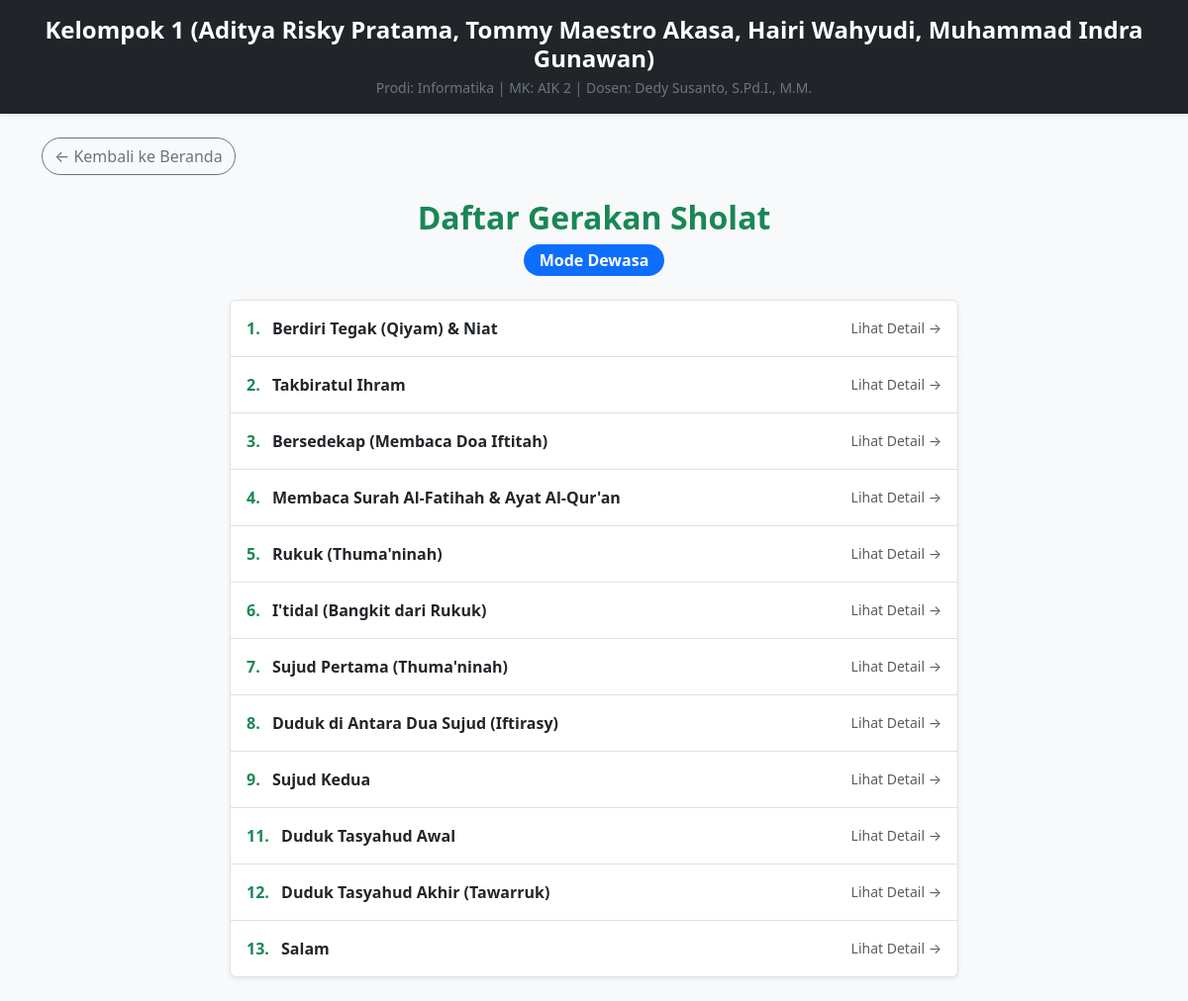
The page /daftar_gerakan.php on the database its author committed.
### tables this page shows
CREATE TABLE `kelompok` (
  `id` int(11) NOT NULL,
  `nama_kelompok` varchar(100) NOT NULL,
  `prodi` varchar(100) NOT NULL,
  `mata_kuliah` varchar(100) NOT NULL,
  `dosen` varchar(100) NOT NULL
);

CREATE TABLE `kategori` (
  `id` int(11) NOT NULL,
  `nama` varchar(50) NOT NULL
);

CREATE TABLE `gerakan` (
  `id` int(11) NOT NULL,
  `id_kategori` int(11) NOT NULL,
  `nama` varchar(100) NOT NULL,
  `urutan` smallint(6) NOT NULL,
  `deskripsi` text DEFAULT NULL,
  `gambar_url` varchar(255) DEFAULT NULL,
  `video_url` varchar(255) DEFAULT NULL
);

### daftar_gerakan.php (the view, shortened to what this page needs)
<?php
include 'header.php';
$id_kategori = isset($_GET['kategori']) ? intval($_GET['kategori']) : 1;
$query_kat = mysqli_query($conn, "SELECT nama FROM kategori WHERE id = $id_kategori");
$data_kat = mysqli_fetch_assoc($query_kat);
$nama_kategori = isset($data_kat['nama']) ? $data_kat['nama'] : 'Dewasa';
$query_gerakan = mysqli_query($conn, "SELECT * FROM gerakan WHERE id_kategori = $id_kategori ORDER BY urutan ASC");
?>
<div class="container my-4">
    <a href="index.php" class="btn btn-outline-secondary mb-4 rounded-pill">← Kembali ke Beranda</a>
    <div class="text-center mb-4">
        <h2 class="fw-bold text-success">Daftar Gerakan Sholat</h2>
        <span class="badge bg-<?= $id_kategori == 1 ? 'primary' : 'warning'; ?> fs-6 rounded-pill px-3 py-2">
            Mode <?= $nama_kategori; ?>
        </span>
    </div>
    <div class="row justify-content-center">
        <div class="col-md-8">
            <div class="list-group shadow-sm">
                <?php
                if (mysqli_num_rows($query_gerakan) > 0) {
                    while ($row = mysqli_fetch_assoc($query_gerakan)) {
                ?>
                    <a href="detail_gerakan.php?id=<?= $row['id']; ?>" class="list-group-item list-group-item-action d-flex justify-content-between align-items-center py-3">
                        <div>
                            <span class="fw-bold text-success me-2"><?= $row['urutan']; ?>.</span>
                            <span class="fw-semibold"><?= $row['nama']; ?></span>
                        </div>
                        <span class="text-muted small">Lihat Detail →</span>
                    </a>
                <?php
                    }
                } else {
                    echo '<div class="alert alert-info text-center">Data gerakan sholat belum diisi di database phpMyAdmin.</div>';
                }
                ?>
            </div>
        </div>
    </div>
</div>
</body>
</html>

### header.php (shortened to what this page needs)
<?php
include 'koneksi.php';
$query_kelompok = mysqli_query($conn, "SELECT * FROM kelompok LIMIT 1");
$data_kelompok = mysqli_fetch_assoc($query_kelompok);
?>
<!DOCTYPE html>
<html lang="id">
<head>
    <link href="https://cdn.jsdelivr.net/npm/bootstrap@5.3.0/dist/css/bootstrap.min.css" rel="stylesheet">
</head>
<body class="bg-light">
<header class="bg-dark text-white py-3 mb-4 shadow-sm">
    <div class="container text-center">
        <h4 class="fw-bold mb-1"><?= isset($data_kelompok['nama_kelompok']) ? $data_kelompok['nama_kelompok'] : 'Nama Kelompok'; ?></h4>
        <p class="small mb-0 text-secondary">
            Prodi: <?= isset($data_kelompok['prodi']) ? $data_kelompok['prodi'] : '-'; ?> |
            MK: <?= isset($data_kelompok['mata_kuliah']) ? $data_kelompok['mata_kuliah'] : '-'; ?> |
            Dosen: <?= isset($data_kelompok['dosen']) ? $data_kelompok['dosen'] : '-'; ?>
        </p>
    </div>
</header>

### rows shown on the page
kelompok: nama_kelompok "Kelompok 1 (Aditya Risky Pratama, Tommy Maestro Akasa, Hairi Wahyudi, Muhammad Indra Gunawan)", prodi "Informatika", mata_kuliah "AIK 2", dosen "Dedy Susanto, S.Pd.I., M.M."
kategori: nama "Dewasa"
gerakan: urutan "1", nama "Berdiri Tegak (Qiyam) & Niat"
gerakan: urutan "2", nama "Takbiratul Ihram"
gerakan: urutan "3", nama "Bersedekap (Membaca Doa Iftitah)"
gerakan: urutan "4", nama "Membaca Surah Al-Fatihah & Ayat Al-Qur'an"
gerakan: urutan "5", nama "Rukuk (Thuma'ninah)"
gerakan: urutan "6", nama "I'tidal (Bangkit dari Rukuk)"
gerakan: urutan "7", nama "Sujud Pertama (Thuma'ninah)"
gerakan: urutan "8", nama "Duduk di Antara Dua Sujud (Iftirasy)"
gerakan: urutan "9", nama "Sujud Kedua"
gerakan: urutan "11", nama "Duduk Tasyahud Awal"
gerakan: urutan "12", nama "Duduk Tasyahud Akhir (Tawarruk)"
gerakan: urutan "13", nama "Salam"
